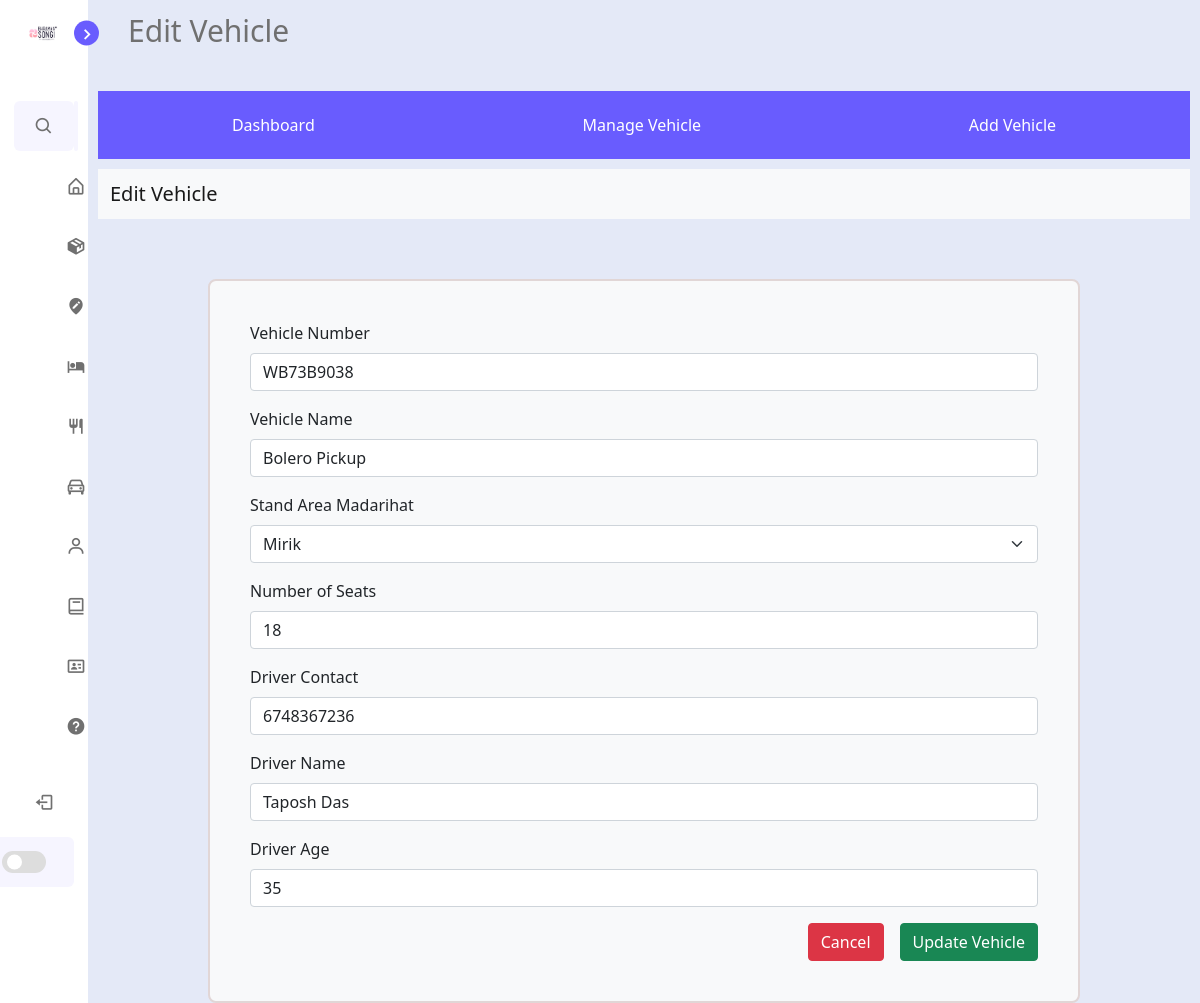
The app's page /Admin/vehicle/edit_vehicle.php?type=edit&id=1 (signed in) with its own data.
### tables this page shows
CREATE TABLE `vehicle` (
  `CAR_ID` int(6) NOT NULL,
  `CAR_NO` varchar(10) NOT NULL,
  `CAR_NAME` varchar(35) NOT NULL,
  `CAR_LOCATION` varchar(30) NOT NULL,
  `SEAT_NO` int(3) NOT NULL,
  `DRIVER_CONTACT` varchar(15) NOT NULL,
  `DRIVER_NAME` varchar(50) NOT NULL,
  `DRIVER_AGE` int(3) NOT NULL
);

### Admin/vehicle/edit_vehicle.php (the view, shortened to what this page needs)
<?php
require('../include/header.php');
if(isset($_GET['id'])) {
    $id = $_GET['id'];
    $sql = "SELECT * FROM `vehicle` WHERE `CAR_ID` = $id";
    $result = mysqli_query($conn, $sql);
    if(mysqli_num_rows($result) > 0) {
        $rowData = mysqli_fetch_assoc($result);
?>
</head>
<body>
    <?php require('../include/sidebarmenu.php'); ?>
    <section class="home">
        <div class="text">Edit Vehicle</div>
        <header>
            <div class="navbar">
                <a href="../index.php">Dashboard</a>
                <a href="vehicle.php">Manage Vehicle</a>
                <a href="add_vehicle.php">Add Vehicle</a>
            </div>
        </header>
        <nav class="navbar navbar-light bg-light">
            <div class="container-fluid">
                <span class="navbar-brand mb-0 h1">Edit Vehicle</span>
            </div>
        </nav>
        <div class="form bg-light">
            <form action="update_vehicle.php" method="post" enctype="multipart/form-data" id="editForm">
                <div class="mb-3">
                    <label for="car_no" class="form-label">Vehicle Number</label>
                    <input id="car_no" placeholder="Location" name="car_no" type="text" aria-label="car_no" class="form-control" value="<?php echo $rowData['CAR_NO']; ?>">
                </div>
                <div class="mb-3">
                    <label for="car_name" class="form-label">Vehicle Name</label>
                    <input placeholder="Vehicle Name" name="car_name" type="text" aria-label="car_name" class="form-control" value="<?php echo $rowData['CAR_NAME']; ?>">
                </div>
                <div class="mb-3">
                    <label for="car_location" class="form-label">Stand Area <?php echo $rowData['CAR_LOCATION']; ?></label>
                    <select class="form-select" aria-label="Default select example" name="car_location">
                        <?php
                        $sql2 = "SELECT * FROM `place`;";
                        $result2 = mysqli_query($conn, $sql2);
                        while ($rowData2 = (mysqli_fetch_assoc($result2))) {
                        ?>
                            <option value="<?php echo $rowData2['PL_LOCATION']; ?>"><?php echo $rowData2['PL_LOCATION']; ?></option>
                        <?php
                        }
                        ?>
                    </select>
                </div>
                <div class="mb-3">
                    <label for="seat_no" class="form-label">Number of Seats</label>
                    <input placeholder="Number of Seats" name="seat_no" type="number" aria-label="seat_no" class="form-control" value="<?php echo $rowData['SEAT_NO']; ?>">
                </div>
                <div class="mb-3">
                    <label for="driver_contact" class="form-label">Driver Contact</label>
                    <input placeholder="Driver Contact" name="driver_contact" type="text" aria-label="driver_contact" class="form-control" value="<?php echo $rowData['DRIVER_CONTACT']; ?>">
                </div>
                <div class="mb-3">
                    <label for="driver_name" class="form-label">Driver Name</label>
                    <input placeholder="Driver Name" name="driver_name" type="text" aria-label="driver_name" class="form-control" value="<?php echo $rowData['DRIVER_NAME']; ?>">
                </div>
                <div class="mb-3">
                    <label for="driver_age" class="form-label">Driver Age</label>
                    <input placeholder="Driver Age" name="driver_age" type="number" aria-label="driver_age" class="form-control" value="<?php echo $rowData['DRIVER_AGE']; ?>">
                </div>
                <div class="d-grid gap-3 d-flex justify-content-end">
                    <button class="btn btn-danger" type="button" onclick="window.history.back();">Cancel</button>
                    <input type="submit" class="btn btn-success" name="submit" value="Update Vehicle">
                </div>
            </form>
        </div>
    </section>
</body>
</html>
<?php
    } else {
        echo "Vehicle not found.";
    }
} else {
    echo "Invalid request.";
}
?>

### Admin/css/style.css (style rules this page uses)
:root { --body-color: #e4e9f7; --sidebar-color: #fff; --primary-color: #695cfe; --primary-color-light: #f6f5ff; --toggle-color: #ddd; --text-color: #707070; --tran-02: all 0.2s ease; --tran-03: all 0.3s ease; --tran-04: all 0.4s ease; --tran-05: all 0.5s ease; }
body { height: 100vh; background: var(--body-color); transition: var(--tran-05); }
.home { position: relative; left: 250px; width: calc(100% - 250px); background: var(--body-color); transition: var(--tran-05); }
.home .text { font-size: 30px; font-weight: 500; color: var(--text-color); padding: 8px 40px; }
.sidebar.close ~ .home { left: 88px; width: calc(100% - 88px); }
.navbar { overflow: hidden; background: var(--primary-color); display: flex; justify-content: space-around; margin: 10px; }
.navbar a { float: left; font-size: 16px; color: white; text-align: center; padding: 14px 16px; text-decoration: none; }
header .navbar { margin-top: 30px; }

### Admin/css/table_image.css (style rules this page uses)
a { text-decoration: none; color: white; }

### Admin/vehicle/edit_vehicle.php (style rules this page uses)
.form { margin: 60px 120px 20px 120px; padding: 40px; border: 2px solid #e1d6d6; border-radius: 8px }

### records on screen
vehicle: car_no "WB73B9038", car_name "Bolero Pickup", CAR_LOCATION "Madarihat", seat_no "18", driver_contact "6748367236", driver_name "Taposh Das", driver_age "35"

### other values on screen
form field car_location "Mirik"
